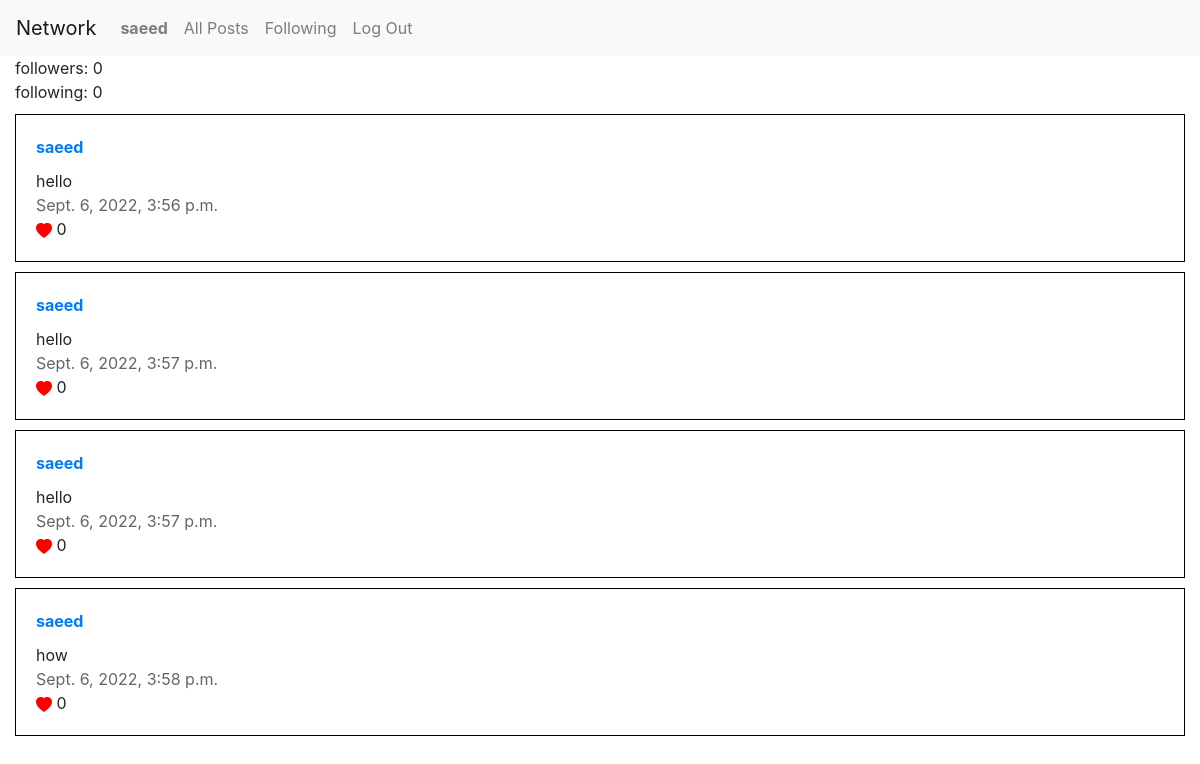
The app's page /saeed (signed in), older data.
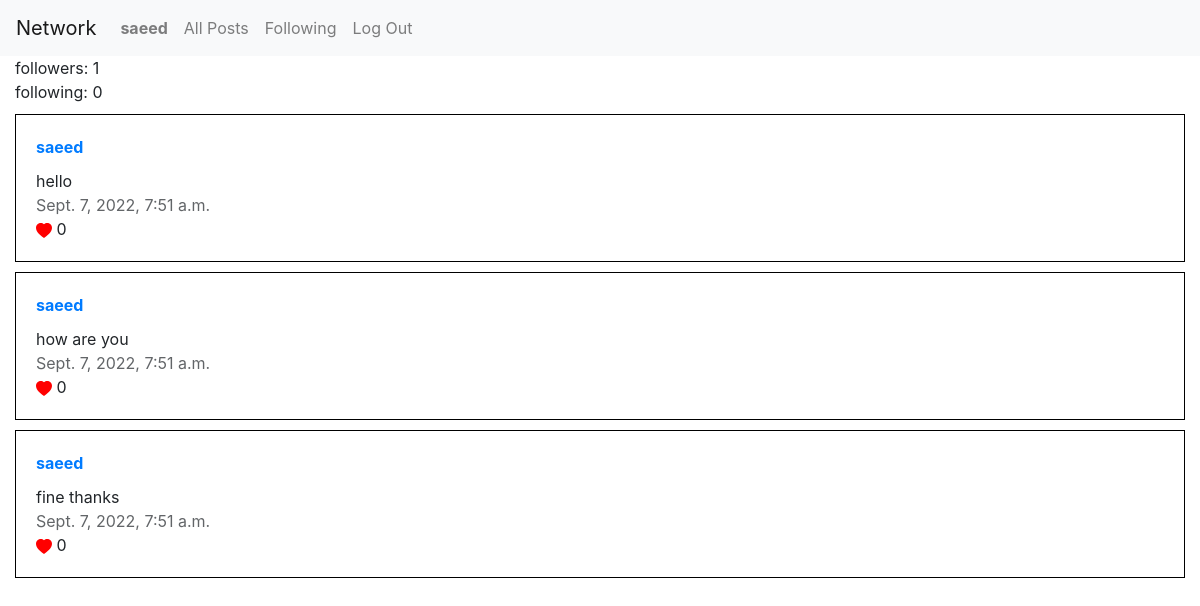
The same page, newer data.
### network/models.py (models this page shows)
class User(AbstractUser):
    pass

class Post(models.Model):
    poster = models.ForeignKey(User, on_delete=models.CASCADE, related_name="post")
    content = models.CharField(max_length=5000)
    date = models.DateTimeField(default=timezone.now)
    likes = models.IntegerField(default=0)

class Follow(models.Model):
    follower = models.ForeignKey(User, on_delete=models.CASCADE, related_name="follower")
    followed = models.ForeignKey(User, on_delete=models.CASCADE, related_name="followed")

### network/views.py (the view)
# urls.py: path("<str:username>", views.profilePage, name="profilePage"),
def profilePage(request, username):
    user = User.objects.get(username=username)
    isFollowed = False
    for follow in user.followed.all():
        if request.user == follow.follower:
            isFollowed = True
    return render(request, "network/profilePage.html", {
        "profileUser": user,
        "isFollowed": isFollowed
    })

### network/templates/network/profilePage.html (shortened to what this page needs)
{% extends "network/layout.html" %}
{% block body %}
    <div class="container-fluid">
            <div class="followers">followers: {{ user.followed.all|length }}</div>
            <div class="following">following: {{ user.follower.all|length }}</div>
            <div id="profilePosts">
                {% for post in user.post.all %}
                    <div class="post">
                        <div class="username"><a href="{% url 'profilePage' post.poster.username %}">{{ post.poster.username }}</a></div>
                        <div class="content">{{ post.content }}</div>
                        <div class="date">{{ post.date }}</div>
                        <dic class="likes"><svg color="red" xmlns="http://www.w3.org/2000/svg" width="16" height="16" fill="currentColor" class="bi bi-heart-fill" viewBox="0 0 16 16">
                            <path fill-rule="evenodd" d="M8 1.314C12.438-3.248 23.534 4.735 8 15-7.534 4.736 3.562-3.248 8 1.314z"/>
                        </svg> {{ post.likes }}</dic>
                    </div>
                {% endfor %}
            </div>
    </div>
{% endblock %}

### network/templates/network/layout.html (shortened to what this page needs)
{% load static %}
<!DOCTYPE html>
<html lang="en">
    <head>
        <link rel="stylesheet" href="https://stackpath.bootstrapcdn.com/bootstrap/4.4.1/css/bootstrap.min.css">
        <link href="{% static 'network/styles.css' %}" rel="stylesheet">
    </head>
    <body>
        <nav class="navbar navbar-expand-lg navbar-light bg-light">
            <a class="navbar-brand" href="#">Network</a>
            <div>
              <ul class="navbar-nav mr-auto">
                {% if user.is_authenticated %}
                    <li class="nav-item">
                        <a class="nav-link" href="" onclick="return false;"><strong>{{ user.username }}</strong></a>
                    </li>
                {% endif %}
                <li class="nav-item">
                  <a class="nav-link" href="{% url 'index' %}" id="allPosts-button">All Posts</a>
                </li>
                {% if user.is_authenticated %}
                    <li class="nav-item">
                        <a class="nav-link" href="" onclick="return false;" id="following-button">Following</a>
                    </li>
                    <li class="nav-item">
                        <a class="nav-link" href="{% url 'logout' %}">Log Out</a>
                    </li>
                {% endif %}
              </ul>
            </div>
          </nav>
        <div class="body">
            {% block body %}
            {% endblock %}
        </div>
    </body>
</html>

Row changes from the older to the newer data that the page shows:
removed Post: poster.username "saeed", content "how", date "Sept. 6, 2022, 3:58 p.m.", likes "0"
changed User "saeed": followed.all|length "0" → "1"
changed Post "hello": date "Sept. 6, 2022, 3:56 p.m." → "Sept. 7, 2022, 7:51 a.m."
changed Post: content "hello" → "how are you"; date "Sept. 6, 2022, 3:57 p.m." → "Sept. 7, 2022, 7:51 a.m."
changed Post: content "hello" → "fine thanks"; date "Sept. 6, 2022, 3:57 p.m." → "Sept. 7, 2022, 7:51 a.m."
